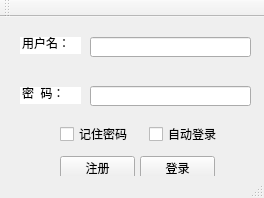
<?xml version="1.0" encoding="UTF-8"?>
<ui version="4.0">
 <class>MainWindow</class>
 <widget class="QMainWindow" name="MainWindow">
  <property name="geometry">
   <rect>
    <x>0</x>
    <y>0</y>
    <width>264</width>
    <height>198</height>
   </rect>
  </property>
  <property name="windowTitle">
   <string>MYCHAT</string>
  </property>
  <property name="windowIcon">
   <iconset>
    <normaloff>../firstQT/MYCHAT.ico</normaloff>../firstQT/MYCHAT.ico</iconset>
  </property>
  <widget class="QWidget" name="centralWidget">
   <widget class="QLineEdit" name="lineEdit_userName">
    <property name="geometry">
     <rect>
      <x>90</x>
      <y>20</y>
      <width>161</width>
      <height>20</height>
     </rect>
    </property>
    <property name="inputMethodHints">
     <set>Qt::ImhDigitsOnly</set>
    </property>
   </widget>
   <widget class="QLineEdit" name="lineEdit_password">
    <property name="geometry">
     <rect>
      <x>90</x>
      <y>69</y>
      <width>161</width>
      <height>20</height>
     </rect>
    </property>
   </widget>
   <widget class="QCheckBox" name="checkBox_rem">
    <property name="geometry">
     <rect>
      <x>60</x>
      <y>109</y>
      <width>71</width>
      <height>16</height>
     </rect>
    </property>
    <property name="text">
     <string>记住密码</string>
    </property>
   </widget>
   <widget class="QCheckBox" name="checkBox_auto">
    <property name="geometry">
     <rect>
      <x>149</x>
      <y>109</y>
      <width>71</width>
      <height>16</height>
     </rect>
    </property>
    <property name="text">
     <string>自动登录</string>
    </property>
   </widget>
   <widget class="QPushButton" name="pushButton_reg">
    <property name="geometry">
     <rect>
      <x>60</x>
      <y>139</y>
      <width>75</width>
      <height>23</height>
     </rect>
    </property>
    <property name="text">
     <string>注册</string>
    </property>
   </widget>
   <widget class="QPushButton" name="pushButton_login">
    <property name="geometry">
     <rect>
      <x>140</x>
      <y>139</y>
      <width>75</width>
      <height>23</height>
     </rect>
    </property>
    <property name="text">
     <string>登录</string>
    </property>
   </widget>
   <widget class="QLineEdit" name="lineEdit_3">
    <property name="geometry">
     <rect>
      <x>20</x>
      <y>20</y>
      <width>61</width>
      <height>17</height>
     </rect>
    </property>
    <property name="font">
     <font>
      <kerning>true</kerning>
     </font>
    </property>
    <property name="mouseTracking">
     <bool>false</bool>
    </property>
    <property name="acceptDrops">
     <bool>true</bool>
    </property>
    <property name="toolTipDuration">
     <number>-1</number>
    </property>
    <property name="whatsThis">
     <string notr="true"/>
    </property>
    <property name="text">
     <string>用户名：</string>
    </property>
    <property name="frame">
     <bool>false</bool>
    </property>
    <property name="dragEnabled">
     <bool>false</bool>
    </property>
    <property name="readOnly">
     <bool>true</bool>
    </property>
    <property name="clearButtonEnabled">
     <bool>false</bool>
    </property>
   </widget>
   <widget class="QLineEdit" name="lineEdit_4">
    <property name="geometry">
     <rect>
      <x>20</x>
      <y>70</y>
      <width>61</width>
      <height>17</height>
     </rect>
    </property>
    <property name="font">
     <font>
      <kerning>true</kerning>
     </font>
    </property>
    <property name="mouseTracking">
     <bool>false</bool>
    </property>
    <property name="acceptDrops">
     <bool>true</bool>
    </property>
    <property name="toolTipDuration">
     <number>-1</number>
    </property>
    <property name="whatsThis">
     <string notr="true"/>
    </property>
    <property name="text">
     <string>密  码：</string>
    </property>
    <property name="frame">
     <bool>false</bool>
    </property>
    <property name="dragEnabled">
     <bool>false</bool>
    </property>
    <property name="readOnly">
     <bool>true</bool>
    </property>
    <property name="clearButtonEnabled">
     <bool>false</bool>
    </property>
   </widget>
  </widget>
  <widget class="QToolBar" name="mainToolBar">
   <attribute name="toolBarArea">
    <enum>TopToolBarArea</enum>
   </attribute>
   <attribute name="toolBarBreak">
    <bool>false</bool>
   </attribute>
  </widget>
  <widget class="QStatusBar" name="statusBar"/>
 </widget>
 <layoutdefault spacing="6" margin="11"/>
 <resources/>
 <connections>
  <connection>
   <sender>pushButton_login</sender>
   <signal>clicked()</signal>
   <receiver>MainWindow</receiver>
   <slot>close()</slot>
   <hints>
    <hint type="sourcelabel">
     <x>177</x>
     <y>162</y>
    </hint>
    <hint type="destinationlabel">
     <x>131</x>
     <y>98</y>
    </hint>
   </hints>
  </connection>
 </connections>
</ui>
